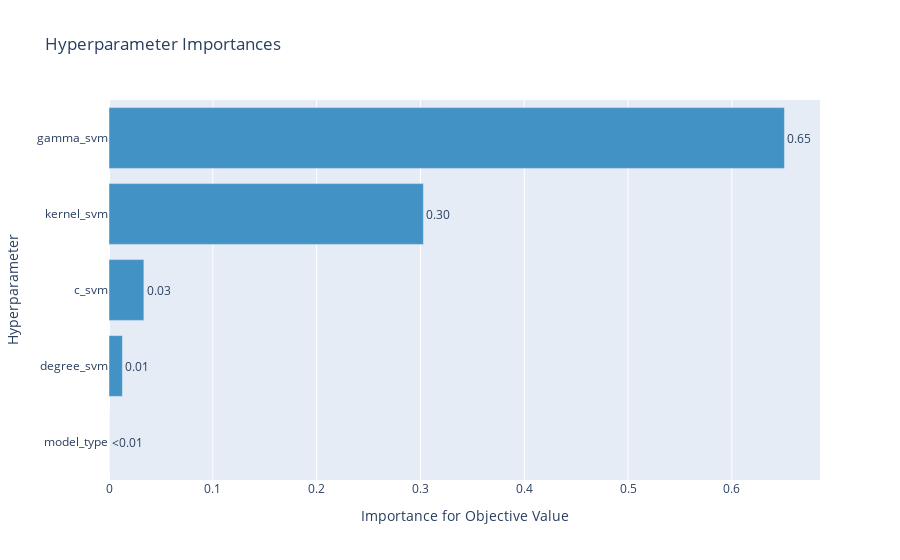

Source (notebook cell):
### Code cell
from optuna.visualization import plot_param_importances


plot_param_importances(studyWithBaseSampler, params=list(studyWithBaseSampler.best_params.keys())).show()

### Figure 1 — Plotly figure (JSON) as saved in the notebook; plotly's stock layout.template omitted (floating-point values rounded to 4 significant figures)
{"data": [{"cliponaxis": false, "hovertemplate": ["model_type (IntDistribution): 0.0<extra></extra>", "degree_svm (IntDistribution): 0.01290667257044991<extra></extra>", "c_svm (FloatDistribution): 0.033601436709469884<extra></extra>", "kernel_svm (CategoricalDistribution): 0.3028433591952006<extra></extra>", "gamma_svm (CategoricalDistribution): 0.6506485315248796<extra></extra>"], "marker": {"color": "rgb(66,146,198)"}, "orientation": "h", "text": ["<0.01", "0.01", "0.03", "0.30", "0.65"], "textposition": "outside", "type": "bar", "x": [0, 0.01291, 0.0336, 0.3028, 0.6506], "y": ["model_type", "degree_svm", "c_svm", "kernel_svm", "gamma_svm"]}], "layout": {"showlegend": false, "title": {"text": "Hyperparameter Importances"}, "xaxis": {"title": {"text": "Importance for Objective Value"}}, "yaxis": {"title": {"text": "Hyperparameter"}}}}
